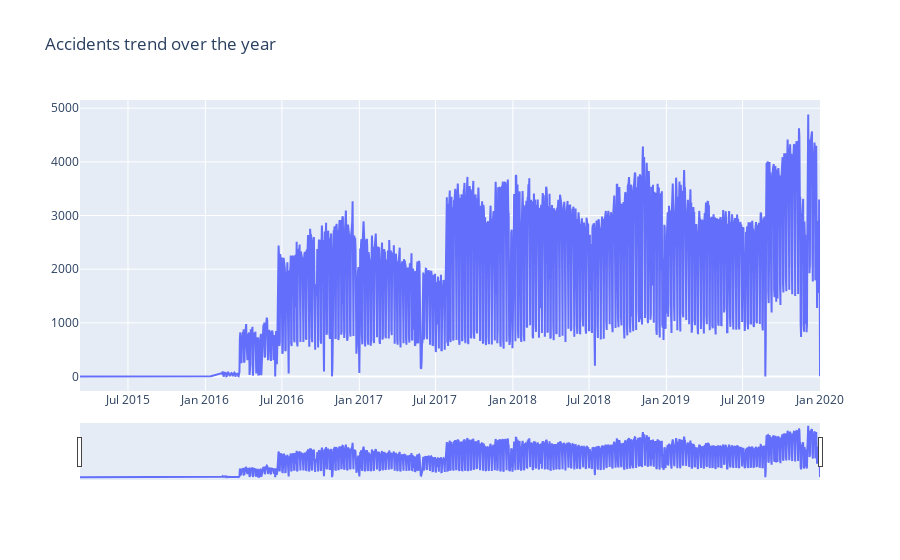

The cell this chart's notebook holds for it:
### Markdown cell above
## Seeing the trends of accidents over the years

### Code cell
temp = data.groupby('new_date')['ID'].count().reset_index()
fig = go.Figure()
fig.add_trace(go.Scatter(x=temp['new_date'], y=temp['ID']))

fig.update_layout(title_text='Accidents trend over the year',xaxis_rangeslider_visible=True)
fig.show()

### Figure 1 — Plotly figure (JSON) as saved in the notebook; plotly's stock layout.template omitted (floating-point values rounded to 4 significant figures; data arrays with more than 128 entries replaced by an {"elided": "..."} marker saying what was removed)
{"data": [{"type": "scatter", "x": {"elided": "1422 str values"}, "y": {"elided": "1422 int values"}}], "layout": {"title": {"text": "Accidents trend over the year"}, "xaxis": {"rangeslider": {"visible": true}}}}
